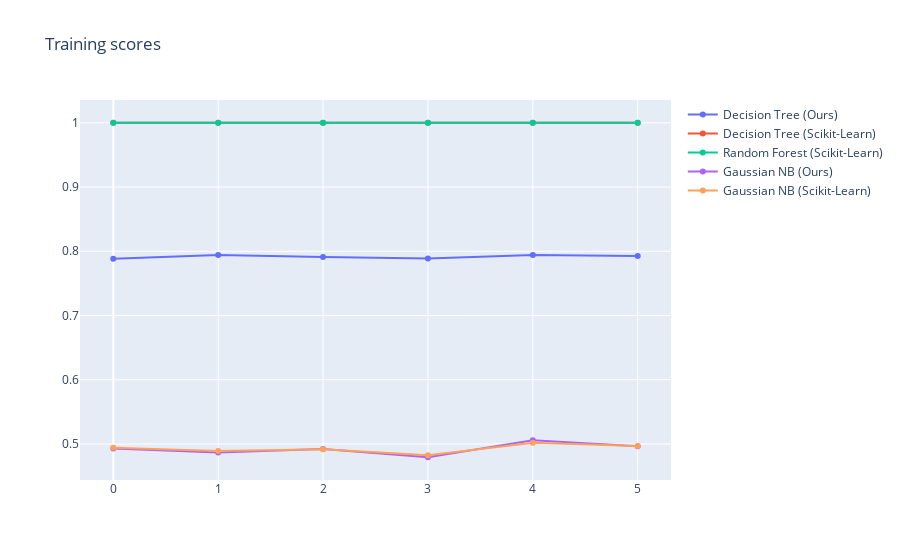

Notebook code cell kept with this figure:
### Code cell
training_fig = go.Figure()
training_fig.add_trace(go.Scatter(y = dt_train_scores, name = 'Decision Tree (Ours)'))
training_fig.add_trace(go.Scatter(y = dt_train_scikit_scores, name = 'Decision Tree (Scikit-Learn)'))
training_fig.add_trace(go.Scatter(y = rf_train_scores, name = 'Random Forest (Scikit-Learn)'))
training_fig.add_trace(go.Scatter(y = nb_train_scores, name = 'Gaussian NB (Ours)'))
training_fig.add_trace(go.Scatter(y = nb_train_scikit_scores, name = 'Gaussian NB (Scikit-Learn)'))
training_fig.update_layout(title = "Training scores")
training_fig.show()

### Figure 1 — Plotly figure (JSON) as saved in the notebook; plotly's stock layout.template omitted (floating-point values rounded to 4 significant figures)
{"data": [{"name": "Decision Tree (Ours)", "type": "scatter", "y": [0.7885, 0.7941, 0.7911, 0.7889, 0.7941, 0.7926]}, {"name": "Decision Tree (Scikit-Learn)", "type": "scatter", "y": [1, 1, 1, 1, 1, 1]}, {"name": "Random Forest (Scikit-Learn)", "type": "scatter", "y": [1, 1, 1, 1, 1, 1]}, {"name": "Gaussian NB (Ours)", "type": "scatter", "y": [0.493, 0.4868, 0.4923, 0.4794, 0.5059, 0.4967]}, {"name": "Gaussian NB (Scikit-Learn)", "type": "scatter", "y": [0.4941, 0.489, 0.4919, 0.4824, 0.5018, 0.4971]}], "layout": {"title": {"text": "Training scores"}}}
